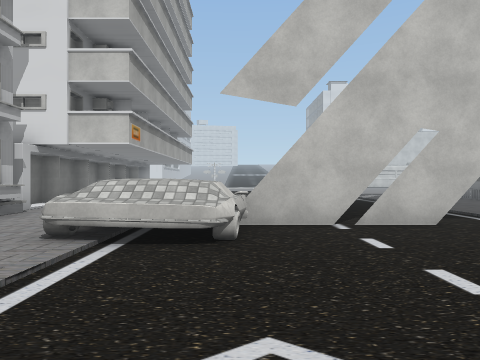
view 1 (above)

24 first-person views from a walk through a Unity game level. The camera is 1.5 m above the floor, looks level and sees 70° across. The floor is counted in squares, 2 m on a side. Each view is taken from the middle of a square. On the plan, view 1 faces up. The plan holds only what a view shows up to about 11 squares ahead; the rest is blank. The place goes on beyond the plan. Some surface patterns are stand-ins.

view 2
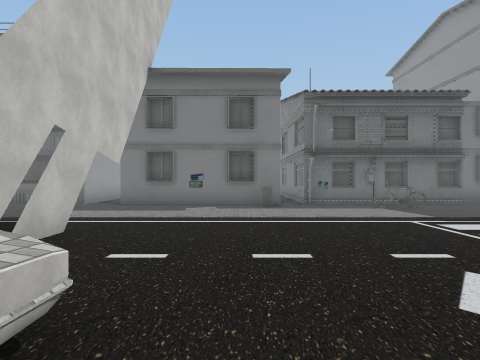

view 3
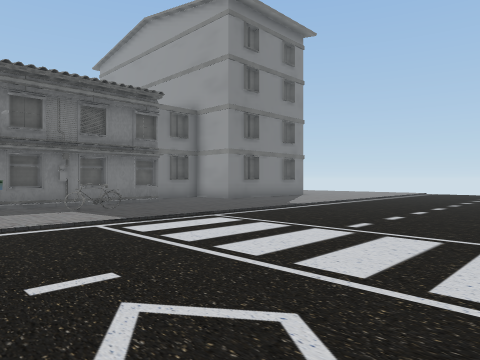

view 4
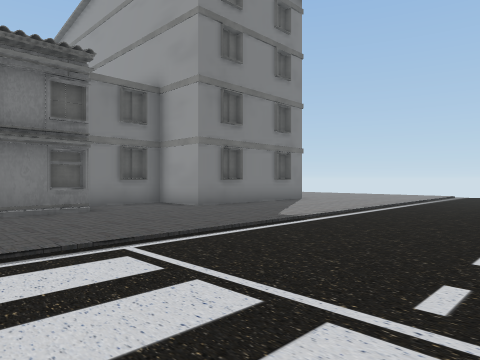

view 5
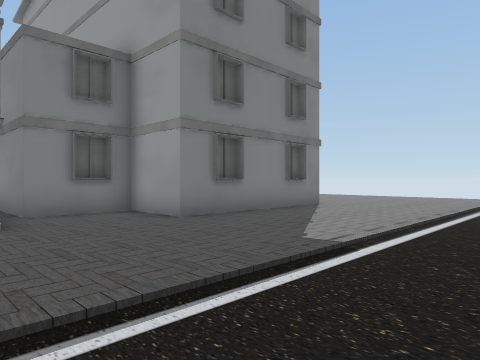

view 6
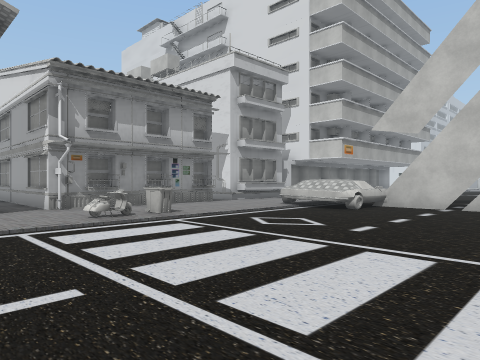

view 7
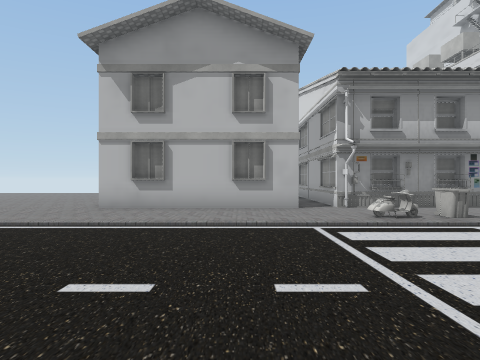

view 8
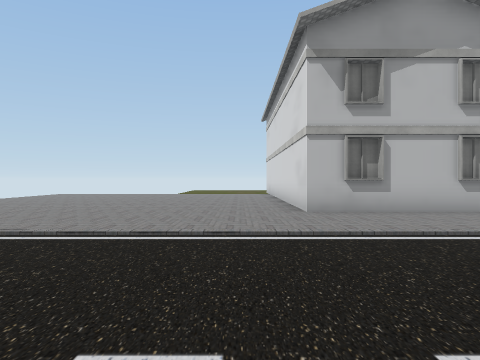

view 9
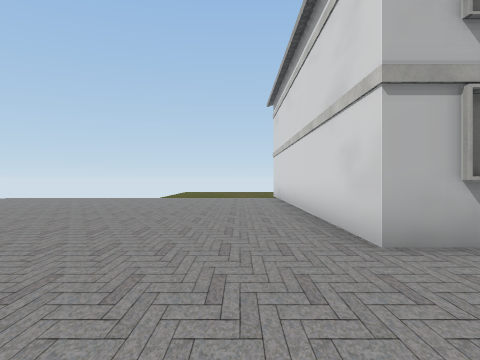

view 10
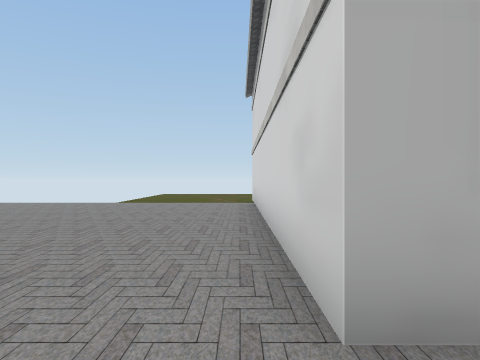

view 11
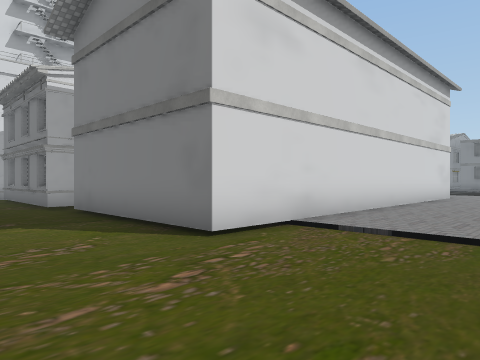

view 12
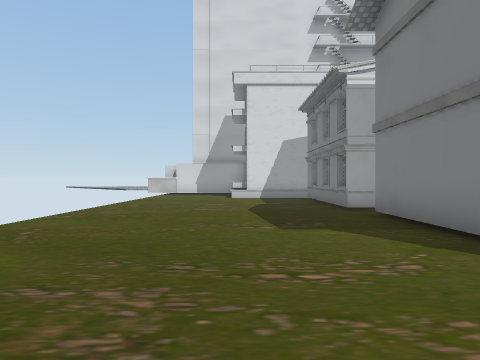

view 13
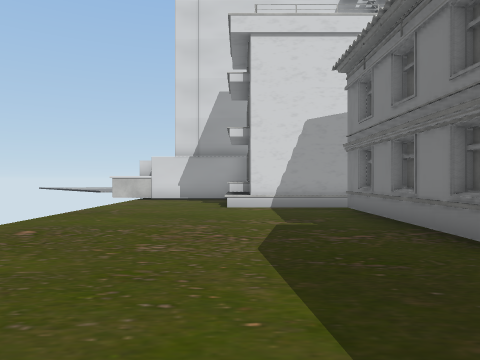

view 14
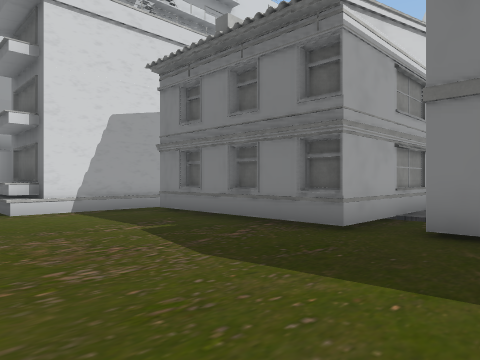

view 15
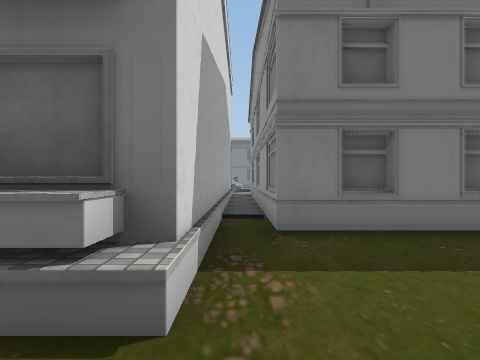

view 16
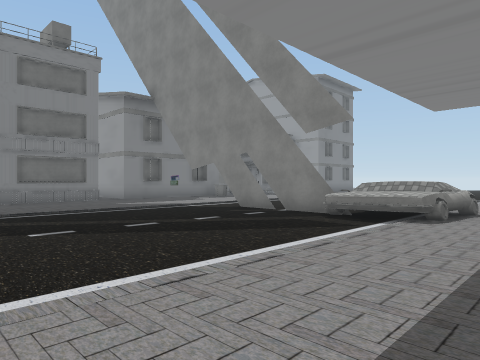

view 17
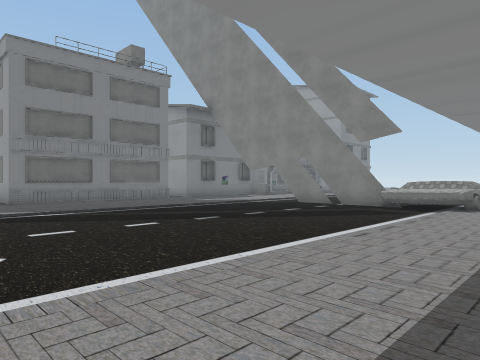

view 18
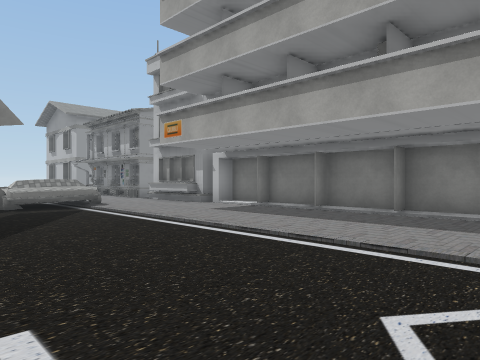

view 19
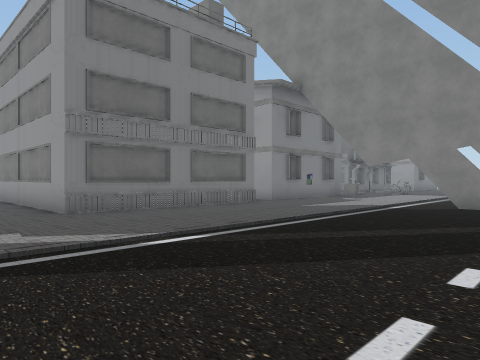

view 20
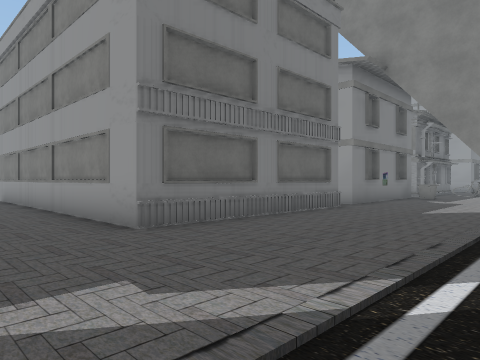

view 21
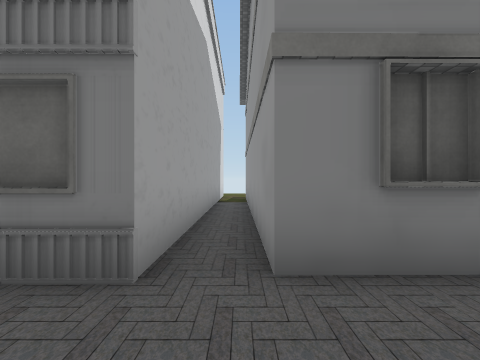

view 22
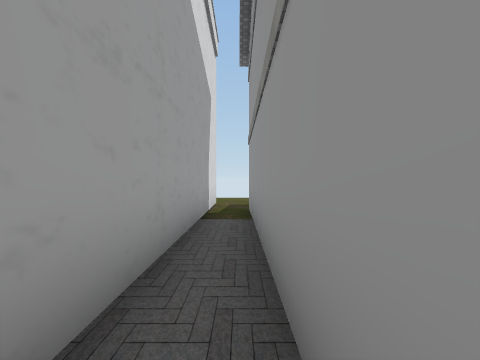

view 23
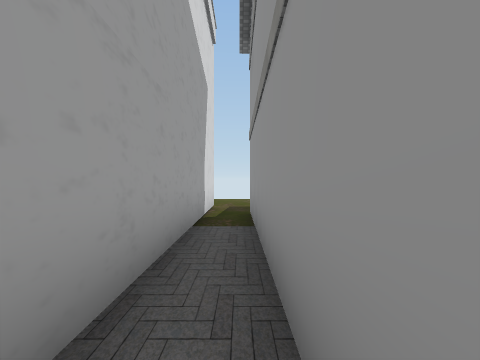

view 24
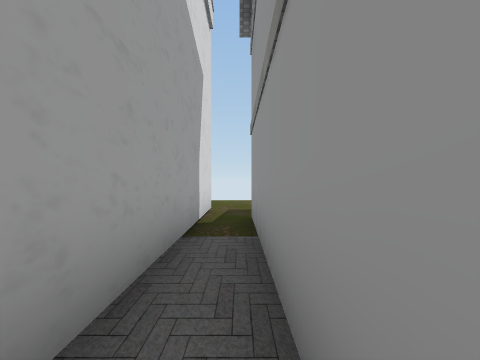

### Floor plan
Key: @ floor where view 1 was taken; # wall or solid block; . main floor; : floor 0.25 m higher than the main floor; O other object.
Columns run from 21 left of view 1 to 24 right of it. Each row starts with its distance up from view 1.
 16                  . ..........
 15                #:.................
 14                #:..................
 13                ##.............O
 12                ##.............O
 11                #:.............O
 10                #:.............O
  9                #:.............O
  8   #            ##.............OOOOOOOOOOOOOO..
  7   O             O.............................
  6 ..O             O..OOO###.....############
  5 ..OOOOOOOOOO     ..OOO........#
  4 ............      .OOO........#
  3 .....OOOOOOO    O.............#
  2 .....O          O............O#
  1 .....O          O.............O
  0 .....O          O.OO.@........O
 -1 .....OOOOO  OOOOO.OO........OOO
 -2 .........    ...............O.O
 -3 .....#          #.............O
 -4 .....#          #.............O
 -5 .....#          #...............OO
 -6 .....#          #...............
 -7 .....############.............OOOOOOO
 -8 ..............................O
 -9  .............................
-10   ............................O
-11   . .. ................ ......O
-12        ..............   ......O
-13        .............    ......
-14        ...........        ...
-15        ..........         ..
-16          ..  ..

Where each view was taken, in squares from view 1:
view 1: 0 up, 0 right, facing up
view 2: 3 up, 2 left, facing right
view 3: 2 up, 1 left, facing down-right
view 4: 1 down, 1 right, facing down-right
view 5: 3 down, 3 right, facing down-right
view 6: 4 down, 4 right, facing up-left
view 7: 4 down, 4 right, facing left
view 8: 9 down, 3 right, facing left
view 9: 9 down, 1 left, facing left
view 10: 8 down, 3 left, facing left
view 11: 11 down, 19 left, facing up-right
view 12: 10 down, 19 left, facing up
view 13: 5 down, 19 left, facing up
view 14: 4 down, 21 left, facing up-right
view 15: 4 up, 21 left, facing right
view 16: 13 up, 4 left, facing down-right
view 17: 16 up, 4 left, facing down-right
view 18: 16 up, 2 right, facing down-left
view 19: 16 up, 1 right, facing down-right
view 20: 16 up, 4 right, facing down-right
view 21: 7 up, 6 right, facing right
view 22: 7 up, 11 right, facing right
view 23: 7 up, 12 right, facing right
view 24: 7 up, 13 right, facing right
